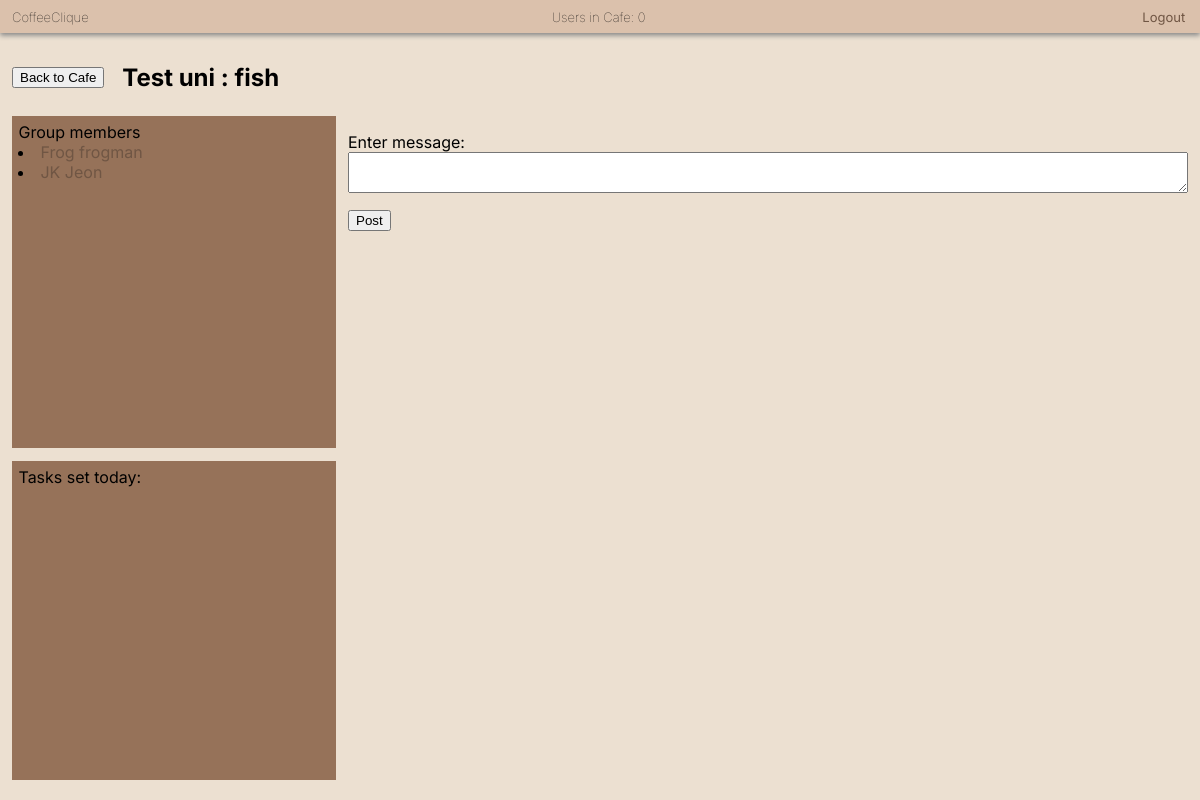
Before: /tables/1 (signed in) with the older database file.
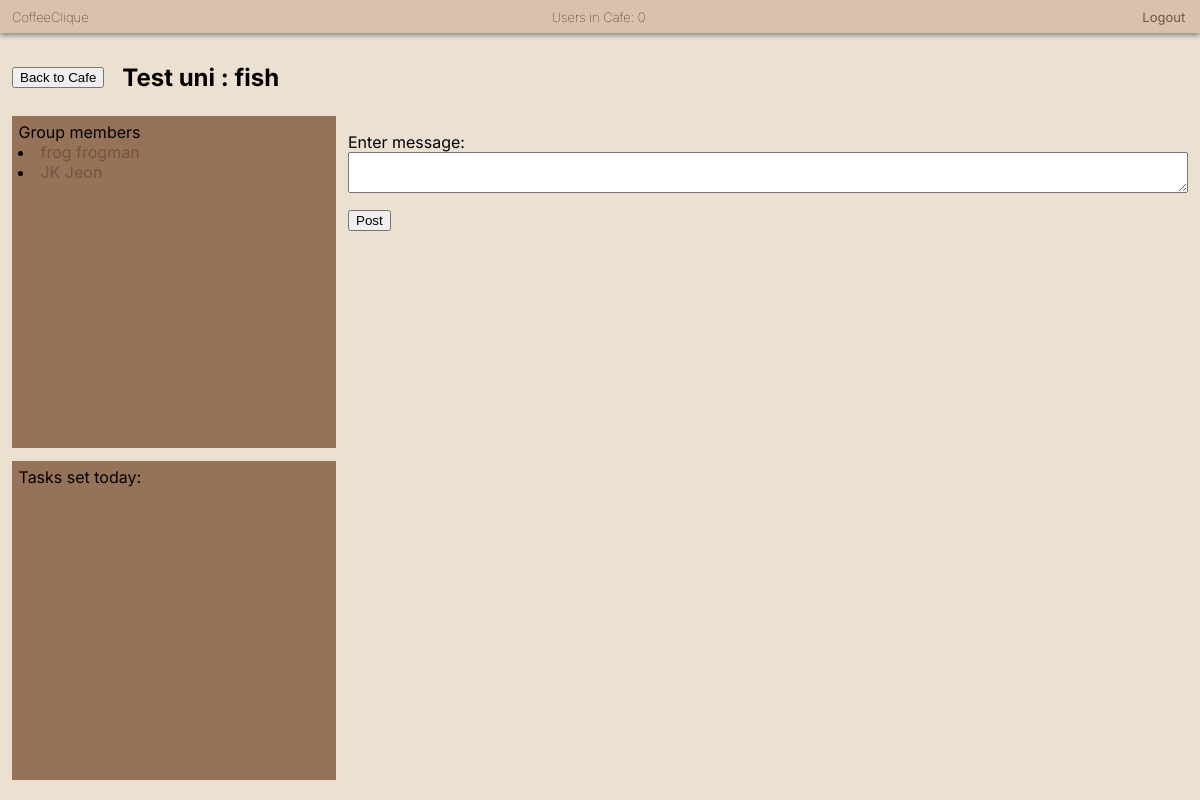
After: the same page with the newer database file.
### app/models.py (models this page shows, shortened)
class CafeTable(models.Model):
    table_id = models.CharField(max_length=50)
    university = models.CharField(max_length=50)

class CoffeeUser(AbstractBaseUser):
    AVAILABLE_UNIS = (
        ("University of Exeter", "University of Exeter"),
        ("Test uni", "Test uni")
    )
    email = models.EmailField(verbose_name="email", unique=True)
    date_joined = models.DateTimeField(verbose_name="date_joined",
                                       auto_now_add=True)
    last_login = models.DateTimeField(verbose_name="last_login", auto_now=True)
    is_admin = models.BooleanField(default=False)
    is_active = models.BooleanField(default=True)
    is_staff = models.BooleanField(default=False)
    is_superuser = models.BooleanField(default=False)
    first_name = models.CharField(max_length=50)
    last_name = models.CharField(max_length=50)
    university = models.CharField(max_length=50, choices=AVAILABLE_UNIS)
    year = models.PositiveIntegerField(null=True, blank=True)
    course = models.CharField(max_length=50, blank=True)
    cafe_table_ids = models.ManyToManyField(CafeTable, blank=True)
    points = models.PositiveIntegerField(default=0)
    studying_until = models.DateTimeField(null=True, blank=True)
    share_tables = models.BooleanField(default=True)
    tasks_set_today = models.PositiveIntegerField(default=0)
    next_possible_set = models.DateField(null=True, blank=True)
    student_tasks_completed = models.PositiveIntegerField(default=0)
    next_possible_complete = models.DateField(null=True, blank=True)
    facebook = models.CharField(max_length=255, null=True, blank=True)
    twitter = models.CharField(max_length=255, null=True, blank=True)
    instagram = models.CharField(max_length=255, null=True, blank=True)
    USERNAME_FIELD = "email"  # users log in using their email
    REQUIRED_FIELDS = ["first_name", "last_name", "university", "is_staff"]
    objects = CoffeeUserManager()

### app/views.py (the view)
# urls.py: path('tables/<pk>', views.table_chat,
@login_required(login_url='/')
def table_chat(request, pk):
    try:
        table = CafeTable.objects.get(pk=pk)
    except CafeTable.DoesNotExist:
        return render(request, 'denied.html')
    current_user = request.user
    if ((current_user.university != table.university) or
       (table.table_id not in
       current_user.cafe_table_ids.values_list('table_id', flat=True))):
        return render(request, 'denied.html')
    if request.method == 'POST':
        form = PostMessageForm(request.POST)
        if form.is_valid():
            message_content = form.cleaned_data.get('message_content')
            Message.objects.create(  # removed msg =
                table_id=table,
                created_by=current_user,
                message_content=message_content,
            )
            form = PostMessageForm()
    else:
        form = PostMessageForm()
    messages = Message.objects.filter(table_id=table).order_by(
                'message_date')[:100]
    check_recurring_tasks()
    date_from = datetime.date.today()
    tasks = Task.objects.filter(table_id=table,
                                date_set=date_from)
    users = table.coffeeuser_set.all()
    users_studying = []
    other_users = []
    for user in users:
        if user.studying_until:
            if user.studying_until <= datetime.datetime.now():
                user.studying_until = None
                user.save()
                other_users.append(user)
            else:
                users_studying.append(user)
        else:
            other_users.append(user)
    users_studying = sorted(users_studying, key=attrgetter("studying_until"),
                            reverse=True)
    context = {
        "table": table,
        "form": form,
        "messages": messages,
        "users_studying": users_studying,
        "other_users": other_users,
        "tasks": tasks,
        'users': CoffeeUser.objects.all(),
        'num_users': get_number_current_users()
    }
    return render(request, "table_chat.html", context)

### app/forms.py
class PostMessageForm(forms.ModelForm):
    class Meta:
        model = Message
        fields = ('message_content',)
        labels = {
            'message_content': ugettext_lazy('Enter message:'),
        }

### app/views.py (called while the page is built)
def get_number_current_users():
    active_sessions = Session.objects.filter(expire_date__gte=timezone.now())
    active = 0
    for session in active_sessions:
        data = session.get_decoded()
        if data != {}:
            active += 1
    return active

def check_recurring_tasks():
    recurring_tasks = Task.objects.exclude(max_repeats=0).exclude(
        recurrence_interval="n")
    for task in recurring_tasks:
        if task.recurring_date == datetime.date.today() and \
          task.no_of_repeats <= task.max_repeats:
            task.completed_by.remove(*task.completed_by.all())
            task.no_of_repeats += 1
            task.date_set = datetime.date.today()
            task.save()

### app/templates/table_chat.html (shortened to what this page needs)
<!DOCTYPE html>
<html lang="en">
<head>
  {% load static %}
  <link rel="stylesheet" type="text/css" href="{% static 'css/basic.css' %}"></link>
  <link rel="stylesheet" type="text/css" href="{% static 'css/chat.css' %}"></link>
</head>
<body>
  <div class="top_bar">
    <h6 class="app_name">CoffeeClique</h6>
    <h6 class="user_count">Users in Cafe: {{ num_users }}</h6>
    <a class="logout" href="{% url 'logout' %}">Logout</a>
  </div>
  <div class="navigation">
    <button onclick="document.location='/table_view'" id="table_view" inline="true">Back to Cafe</button><br>
    <h2 class="table_name">{{ table.university }} : {{ table.table_id }}</h2>
  </div>
  <div class="row">
    <div class="other">
    <div class="users">
    Group members
    {% for user in other_users %}
    <li>
      <a href="{% url 'profile_page' user.id %}">
      {{user.first_name}} {{user.last_name}} </a>
    </li>
    {% endfor %}
    </div>
    <div class="tasks">
      Tasks set today:
    </div>
    </div>
    <div class="messages" id="messages">
    <div class="form">
      <form method="post">
        {{ form.as_p }}<button type="submit"> Post </button>
      </form><br>
    </div>
  </div>
</div>
</body>
</html>

### app/static/css/basic.css (style rules this page uses)
body { background-color: #ece0d1; margin: 0%; font-family: 'Inter', sans-serif; }
.top_bar { background-color: #dbc1ac; box-shadow: 0px 2.5px 5px #888888; padding-left: 1%; }
.app_name { margin: 0; padding-top: 9px; padding-bottom: 8px; font-size: small; font-weight:lighter; display: inline-block; width: 32%; }
.user_count { margin: 0; padding-top: 9px; padding-bottom: 8px; font-size: small; font-weight:lighter; width: 34%; display: inline-block; text-align: center; }
.logout { display: inline-block; width: 32%; text-align: right; font-size: small; }
a:link { color: #705644; background-color: transparent; text-decoration: none; }

### app/static/css/chat.css (style rules this page uses)
html, body { height: 100%; }
.navigation { display: inline-flex; margin-left: 1%; width: 100%; margin-top: 2.5%; margin-bottom: 1%; align-items: center; }
#table_view { height: fit-content; width: fit-content; }
.table_name { margin-block-end: 0; margin-block-start: 0; padding-left: 1.5%; }
.tasks { background-color: #967259; height: 50%; overflow: scroll; padding: 2%; margin-top: 4%; }
.users { background-color: #967259; height: 48%; overflow: scroll; padding: 2%; }
.messages { width: 70%; float: right; margin-right: 1%; margin-top: 1%; margin-bottom: 1%; overflow: scroll; }
.other { display: inline-block; width: 27%; margin: 1%; overflow: hidden; }
.row { display: flex; height: 86%; }
#id_message_content { width: -webkit-fill-available; height: 35px; font-family: 'Inter', sans-serif; font-size: 16px; display: block; }
label { width: fit-content; }

Changed rows visible on the page:
changed CoffeeUser "frogman": first_name "Frog" → "frog"
